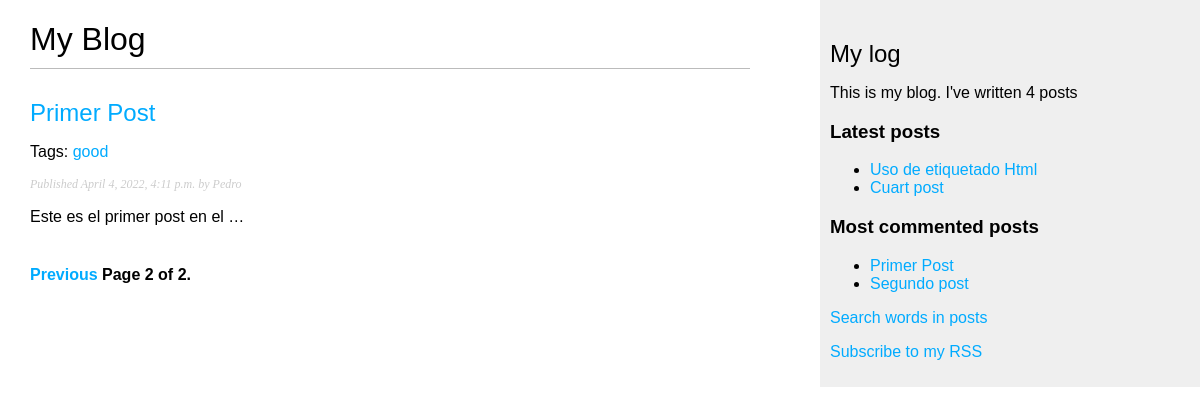
Screenshot of /blog/?page=2 with the database file from the repository.
### blog/models.py (models this page shows, shortened)
class Post(models.Model):
    STATUS_CHOICES = (
        ('draft','Draft'),('published','Published')
    )
    title = models.CharField(max_length=250)
    slug = models.SlugField(max_length=250,unique_for_date='publish')
    author = models.ForeignKey(User,on_delete=models.CASCADE,
                               related_name='blog_posts')
    body = models.TextField()
    publish = models.DateTimeField(default=timezone.now)
    created = models.DateTimeField(auto_now_add=True)
    updated = models.DateTimeField(auto_now=True)
    status = models.CharField(max_length=10,choices=STATUS_CHOICES,default='draft')
    objects = models.Manager() # default manager
    published = PublishedManager() # custom manager
    tags = TaggableManager()
    class Meta:
        ordering = ('-publish',)
    def get_absolute_url(self) -> reverse: # for link in templates
        return reverse("blog:post_detail",
                       args=[
                           self.publish.year,
                           self.publish.month,
                           self.publish.day,
                           self.slug
                       ])

### blog/views.py (the view)
# urls.py: path('',views.post_list,name='post_list'),
def post_list(request:str,tag_slug=None) -> render:
    object_list = Post.published.all()
    page = request.GET.get('page')
    tag = None
    if tag_slug:
        tag = get_object_or_404(Tag,slug=tag_slug)
        object_list = object_list.filter(tags__in=[tag])
    paginator = Paginator(object_list,3) # 3 post per page
    try:
        posts = paginator.page(page)
    except PageNotAnInteger:
        posts = paginator.page(1)
    except EmptyPage:
        posts = paginator.page(paginator.num_pages)
    return render(request,'blog/post/list.html',{'page':page,'posts':posts,'tag':tag})

### blog/models.py (called while the page is built)
    def get_queryset(self) -> object:
        return super(PublishedManager,self).get_queryset().filter(status='published')

### blog/templatetags/blog_tags.py (called while the page is built)
@register.simple_tag
def total_posts() -> int:
    return Post.published.count()

@register.inclusion_tag('blog/post/latest_posts.html')
def show_latest_posts(count:int) -> dict:
    latest_posts = Post.published.order_by('-publish')[:count]
    return {'latest_posts':latest_posts}

@register.simple_tag
def get_most_commented_posts(count:int) -> dict:
    return Post.published.annotate(
        total_comments = Count('comments')
    ).order_by('-total_comments')[:count]

@register.filter(name='markdown')
def markdown_format(text:str) -> str:
    return mark_safe(markdown.markdown(text))

### blog/templates/blog/post/list.html (shortened to what this page needs)
{% extends 'blog/base.html' %}
{% load blog_tags %}
{% block content %}
    <h1>My Blog</h1>
    {% for post in posts %}
        <h2><a href="{{post.get_absolute_url}}">{{post.title}}</a> </h2>
        <p class="tags">
            Tags:
            {% for tag in post.tags.all %}
                <a href="{% url "blog:post_list_by_tag" tag.slug %}">{{tag.name}}</a>
            {% endfor %}
        </p>
        <p class="date">Published {{post.publish}} by {{post.author}}</p>
        {{post.body|markdown|truncatechars_html:30}}
    {% endfor %}
    {% include "pagination.html" with page=posts %}
{% endblock content %}

### blog/templates/blog/base.html (shortened to what this page needs)
{% load blog_tags %}
{% load static %}
<!DOCTYPE html>
<html lang="en">
<head>
    <link rel="stylesheet" href=" {% static "css/blog.css" %}">
</head>
<body>
    <div id="content">
        {% block content %}{% endblock content %}
    </div>
    <div id="sidebar">
        <h2>My log </h2>
        <p>This is my blog. I've written {% total_posts %} posts </p>
        <h3>Latest posts</h3>
        {% show_latest_posts 2 %}
        <h3>Most commented posts</h3>
        {% get_most_commented_posts 2 as most_commented_posts %}
        <ul>
            {% for post in most_commented_posts %}
                <li>
                    <a href="{{ post.get_absolute_url }}">{{ post.title }}</a>
                </li>
            {% endfor %}
        </ul>
        <p><a href="{% url "blog:post_search" %}">Search words in posts</a></p>
        <p><a href="{% url "blog:post_feed" %}">Subscribe to my RSS</a></p>
    </div>
</body>
</html>

### blog/templates/blog/post/latest_posts.html
<ul>
    {% for post in latest_posts %}
        <li>
            <a href="{{ post.get_absolute_url }}">{{ post.title }}</a>
        </li>
    {% endfor %}
</ul>

### blog/static/css/blog.css (style rules this page uses)
body { margin:0; padding:0; font-family:helvetica, sans-serif; }
a { color:#00abff; text-decoration:none; }
h1 { font-weight:normal; border-bottom:1px solid #bbb; padding:0 0 10px 0; }
h2 { font-weight:normal; margin:30px 0 0; }
#content { float:left; width:60%; padding:0 0 0 30px; }
#sidebar { float:right; width:30%; padding:10px; background:#efefef; height:100%; }
p.date { color:#ccc; font-family: georgia, serif; font-size: 12px; font-style: italic; }

### rows the page displays
Post: title "Primer Post", publish "April 4, 2022, 4:11 p.m.", author "Pedro", body "Este es el primer post en el …"
Tag: name "good"
Post: title "Uso de etiquetado Html"
Post: title "Cuart post"
Post: title "Segundo post"

### other values shown
{{ page.number }} "2"
{{ page.paginator.num_pages }} "2"
